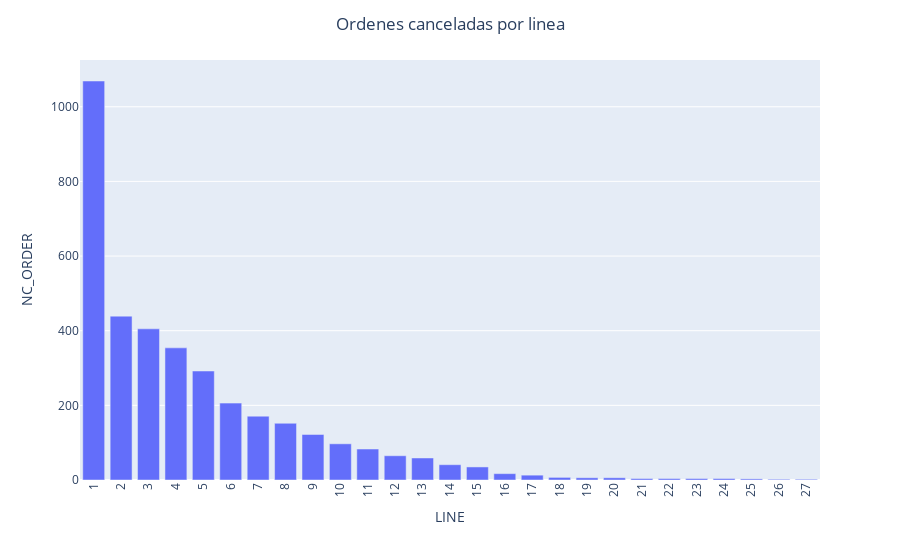

Write notebook code for a chart like this one.
### Markdown cell above
#### Cantidad de ordenes canceladas por línea

### Code cell
# Crear gráfico de barras
fig = px.bar(df_canceled_line, x='LINE', y='NC_ORDER', )
fig.update_layout(
    title_text='Ordenes canceladas por linea',
    title_x = 0.5
)
fig.update_xaxes(tickmode='linear')
fig.update_xaxes(tickangle=-90)
fig.show()

### Figure 1 — Plotly figure (JSON) as saved in the notebook; plotly's stock layout.template omitted (floating-point values rounded to 4 significant figures)
{"data": [{"alignmentgroup": "True", "hovertemplate": "LINE=%{x}<br>NC_ORDER=%{y}<extra></extra>", "legendgroup": "", "marker": {"color": "#636efa", "pattern": {"shape": ""}}, "name": "", "offsetgroup": "", "orientation": "v", "showlegend": false, "textposition": "auto", "type": "bar", "x": [1, 2, 3, 4, 5, 6, 7, 8, 9, 10, 11, 12, 13, 14, 15, 16, 17, 18, 19, 20, 21, 22, 23, 24, 25, 26, 27], "xaxis": "x", "y": [1069, 439, 405, 354, 292, 206, 171, 152, 122, 97, 83, 65, 59, 41, 35, 17, 13, 7, 6, 6, 4, 4, 4, 4, 3, 2, 2], "yaxis": "y"}], "layout": {"barmode": "relative", "legend": {"tracegroupgap": 0}, "margin": {"t": 60}, "title": {"text": "Ordenes canceladas por linea", "x": 0.5}, "xaxis": {"anchor": "y", "domain": [0, 1], "tickangle": -90, "tickmode": "linear", "title": {"text": "LINE"}}, "yaxis": {"anchor": "x", "domain": [0, 1], "title": {"text": "NC_ORDER"}}}}
